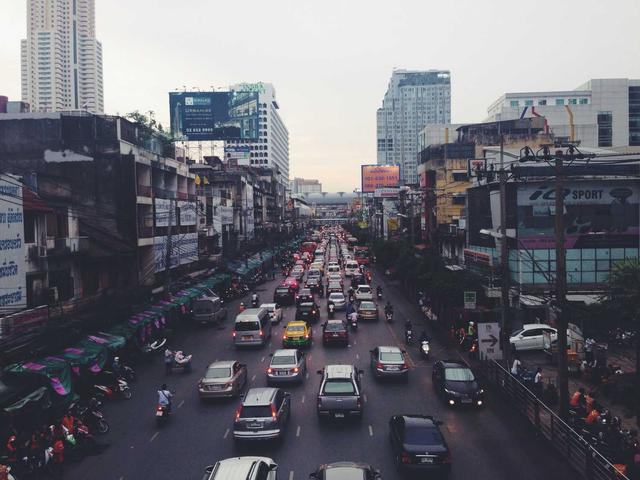
#> input picture 02_surf/images/input_image.jpg, 640 x 480 px
$ python surf_step1_integral.py
#> lines starting #> are read from the running program, lines starting #| are printed output that depends on the picture
"""
SURF Step 1: Integral Image Visualization
"""

import numpy as np
from PIL import Image
import matplotlib.pyplot as plt
import matplotlib.patches as patches
import os

SCRIPT_DIR = os.path.dirname(os.path.abspath(__file__))
BASE_DIR = os.path.dirname(SCRIPT_DIR)
IMAGES_DIR = os.path.join(BASE_DIR, 'images')
os.makedirs(IMAGES_DIR, exist_ok=True)


def compute_integral_image(img):
    """Compute integral image using cumulative sum"""
    return np.cumsum(np.cumsum(img.astype(np.float64), axis=0), axis=1)


def box_sum(integral, x1, y1, x2, y2):
    """Compute sum of rectangle using integral image (O(1) operation)"""
    h, w = integral.shape
    x1, y1 = max(0, x1), max(0, y1)
    x2, y2 = min(w-1, x2), min(h-1, y2)

    D = integral[y2, x2]
    B = integral[y1-1, x2] if y1 > 0 else 0
    C = integral[y2, x1-1] if x1 > 0 else 0
    A = integral[y1-1, x1-1] if y1 > 0 and x1 > 0 else 0

    return D - B - C + A


def load_image():
    """Load input image"""
    input_path = os.path.join(IMAGES_DIR, 'input_image.jpg')
    if os.path.exists(input_path):
        img = Image.open(input_path).convert('L')
        if img.size[0] > 800 or img.size[1] > 600:
            img = img.resize((640, 480), Image.Resampling.LANCZOS)
        return np.array(img)
    else:
        print("Creating sample image...")
        img = np.zeros((480, 640), dtype=np.uint8)
        img[100:200, 100:250] = 180
        img[250:350, 300:450] = 220
        img[150:250, 400:550] = 150
        Image.fromarray(img).save(input_path)
        return img


def visualize_integral_image():
    """Generate integral image visualization"""
    print("=" * 60)
    print("SURF Step 1: Integral Image")
    print("=" * 60)

    img = load_image()
#> in load_image, `img = Image.open(input_path).convert('L')`:
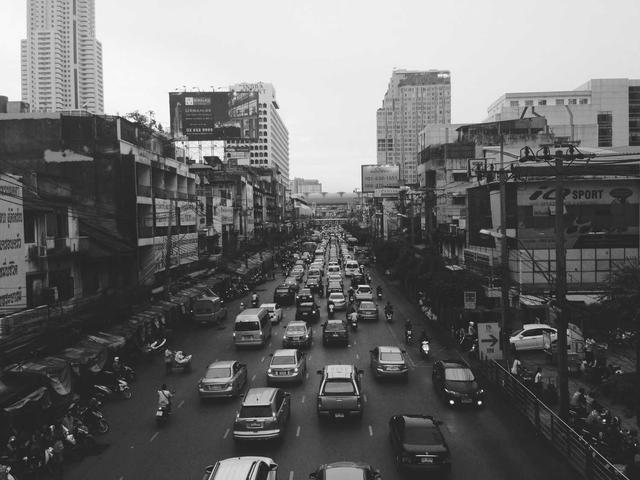
#> img: PIL image 640x480 L; min 1, max 255, mean 106.6
    H, W = img.shape
#> H = 480; W = 640
    print(f"Image size: {W} × {H}")
#| Image size: 640 × 480

    integral = compute_integral_image(img)
#> in compute_integral_image, `return np.cumsum(np.cumsum(img.astype(np.float64), axis=0), axis=1)`:
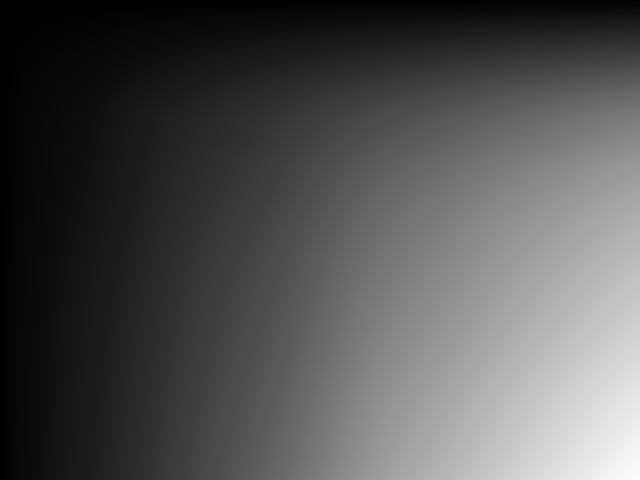
#> returned value: shape (480, 640) float64; min 246, max 32750171, mean 10542967.8; drawn with min black and max white

    # Main visualization
    fig, axes = plt.subplots(1, 3, figsize=(18, 6))

    # Original image
    ax1 = axes[0]
    ax1.imshow(img, cmap='gray')
    ax1.set_title('Original Image I(x,y)', fontsize=14, fontweight='bold')
    ax1.axis('off')

    # Integral image
    ax2 = axes[1]
    ii_norm = (integral - integral.min()) / (integral.max() - integral.min())
    ax2.imshow(ii_norm, cmap='viridis')
    ax2.set_title('Integral Image II(x,y)\nII(x,y) = Σᵢ₌₀ˣ Σⱼ₌₀ʸ I(i,j)', fontsize=14, fontweight='bold')
    ax2.axis('off')

    # Box sum demonstration
    ax3 = axes[2]
    ax3.imshow(img, cmap='gray')
    x1, y1, x2, y2 = 100, 100, 200, 200
    rect = patches.Rectangle((x1, y1), x2-x1, y2-y1,
                              linewidth=3, edgecolor='lime', facecolor='lime', alpha=0.3)
    ax3.add_patch(rect)
    region_sum = box_sum(integral, x1, y1, x2, y2)
#> in box_sum, `D = integral[y2, x2]`: D = 6061561
#> in box_sum, `B = integral[y1-1, x2] if y1 > 0 else 0`: B = 4241737
#> in box_sum, `C = integral[y2, x1-1] if x1 > 0 else 0`: C = 2611581
#> in box_sum, `A = integral[y1-1, x1-1] if y1 > 0 and x1 > 0 else 0`: A = 1853647
#> region_sum = 1061890
    ax3.set_title(f'Box Sum = {region_sum:.0f}\n(Only 4 lookups!)', fontsize=14, fontweight='bold')
    ax3.axis('off')

    plt.suptitle('SURF Step 1: Integral Image for O(1) Box Sums', fontsize=16, fontweight='bold')
    plt.tight_layout()
    plt.savefig(os.path.join(IMAGES_DIR, 'surf_step1_integral.png'), dpi=150, bbox_inches='tight', facecolor='white')
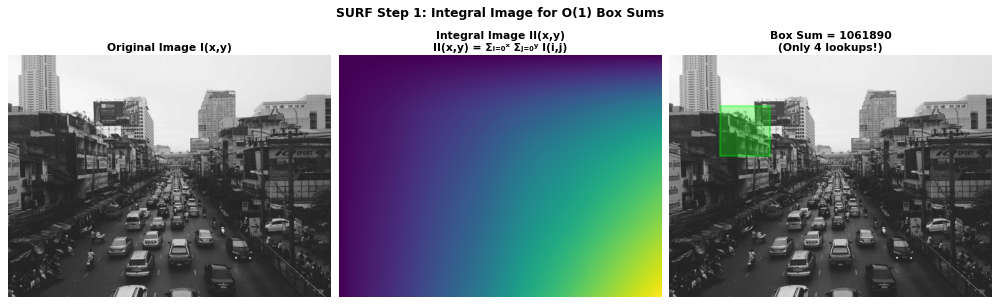
#> figure drawn by matplotlib, 3 panels
    plt.close()
    print(f"Saved: surf_step1_integral.png")

    return integral


def visualize_integral_example():
    """Generate numerical example of integral image computation"""
    fig, ax = plt.subplots(figsize=(16, 10))
    ax.axis('off')

    example = """
INTEGRAL IMAGE - Numerical Example
══════════════════════════════════════════════════════════════════════════════

STEP 1: Original Image (5×5)
┌───┬───┬───┬───┬───┐
│ 1 │ 2 │ 3 │ 4 │ 5 │
├───┼───┼───┼───┼───┤
│ 2 │ 3 │ 4 │ 5 │ 6 │
├───┼───┼───┼───┼───┤
│ 3 │ 4 │ 5 │ 6 │ 7 │
├───┼───┼───┼───┼───┤
│ 4 │ 5 │ 6 │ 7 │ 8 │
├───┼───┼───┼───┼───┤
│ 5 │ 6 │ 7 │ 8 │ 9 │
└───┴───┴───┴───┴───┘

STEP 2: Compute Integral Image

Formula: II(x,y) = I(x,y) + II(x-1,y) + II(x,y-1) - II(x-1,y-1)

Integral Image (5×5):
┌────┬────┬────┬────┬────┐
│  1 │  3 │  6 │ 10 │ 15 │  ← First row: cumulative sum
├────┼────┼────┼────┼────┤
│  3 │  8 │ 15 │ 24 │ 35 │
├────┼────┼────┼────┼────┤
│  6 │ 15 │ 27 │ 42 │ 60 │
├────┼────┼────┼────┼────┤
│ 10 │ 24 │ 42 │ 64 │ 90 │
├────┼────┼────┼────┼────┤
│ 15 │ 35 │ 60 │ 90 │125 │  ← II(4,4) = sum of entire image
└────┴────┴────┴────┴────┘

STEP 3: Box Sum Formula (O(1) computation!)
                    A ─────────── B
                    │   REGION   │
                    │             │
                    C ─────────── D

Sum = II(D) - II(B) - II(C) + II(A)

Example: Sum of 3×3 region (rows 1-3, cols 1-3)

    A=(0,0)   B=(0,3)
       ┌─────────┐
       │ 3 4 5   │   A = II(0,0) = 1
       │ 4 5 6   │   B = II(0,3) = 10
       │ 5 6 7   │   C = II(3,0) = 10
       └─────────┘   D = II(3,3) = 64
    C=(3,0)   D=(3,3)

Sum = 64 - 10 - 10 + 1 = 45  ✓ (Verify: 3+4+5+4+5+6+5+6+7 = 45)

KEY INSIGHT: ANY rectangle sum = 4 lookups = O(1)!
             Regardless of rectangle size!
"""
    ax.text(0.02, 0.5, example, fontsize=10, family='monospace', va='center',
            bbox=dict(boxstyle='round', facecolor='lightyellow', alpha=0.9))
    ax.set_title('SURF Step 1: Integral Image - Numerical Example', fontsize=14, fontweight='bold')

    plt.tight_layout()
    plt.savefig(os.path.join(IMAGES_DIR, 'surf_step1_example.png'), dpi=150, bbox_inches='tight', facecolor='white')
    plt.close()
    print(f"Saved: surf_step1_example.png")


if __name__ == "__main__":
    visualize_integral_image()
    visualize_integral_example()
    print("\nStep 1 images generated successfully!")
